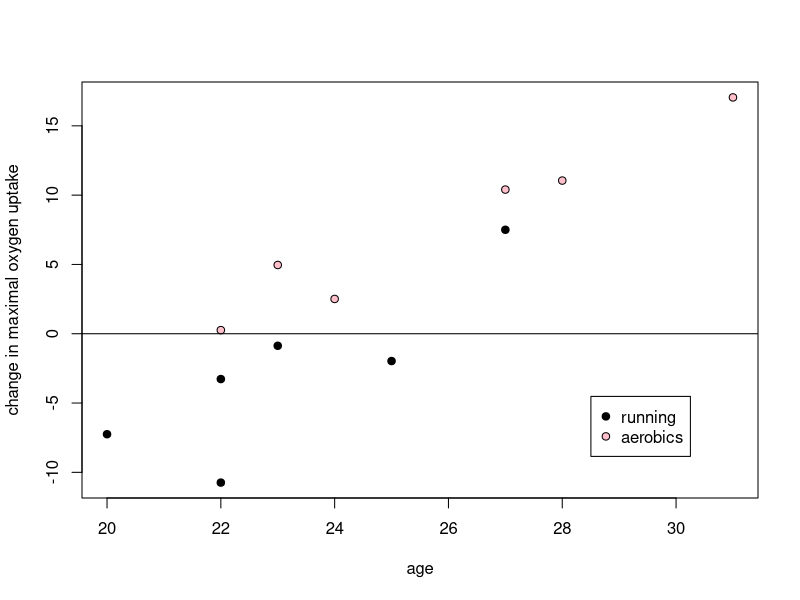
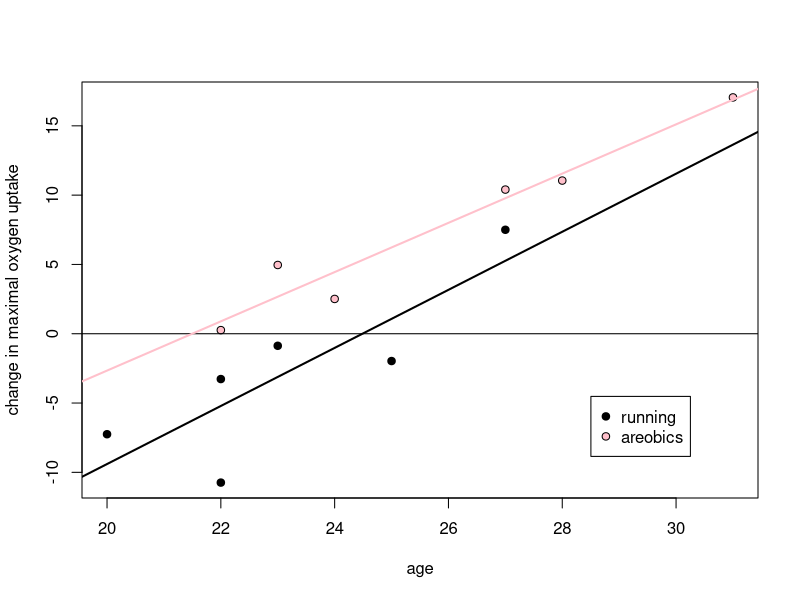
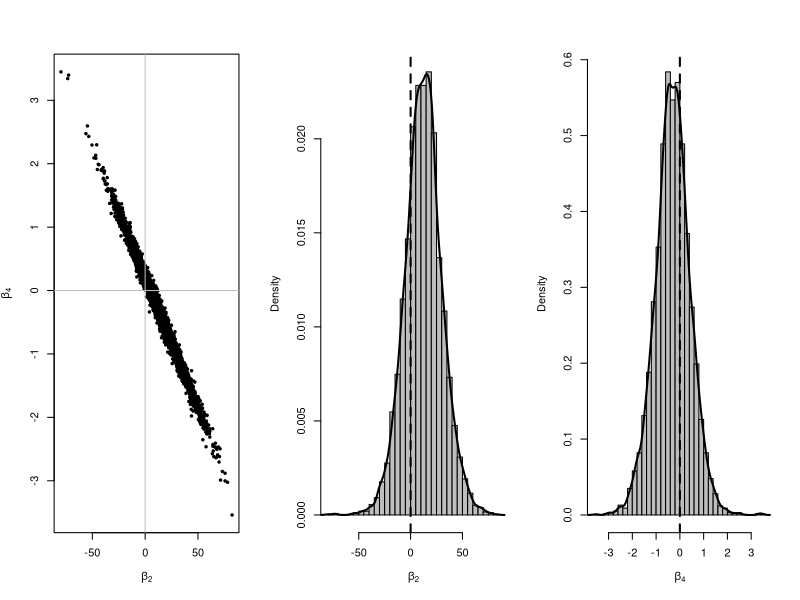
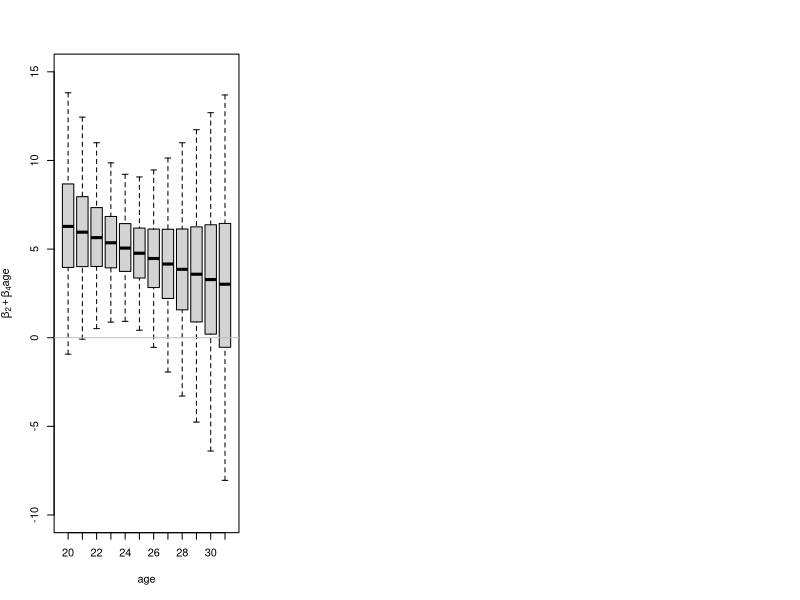
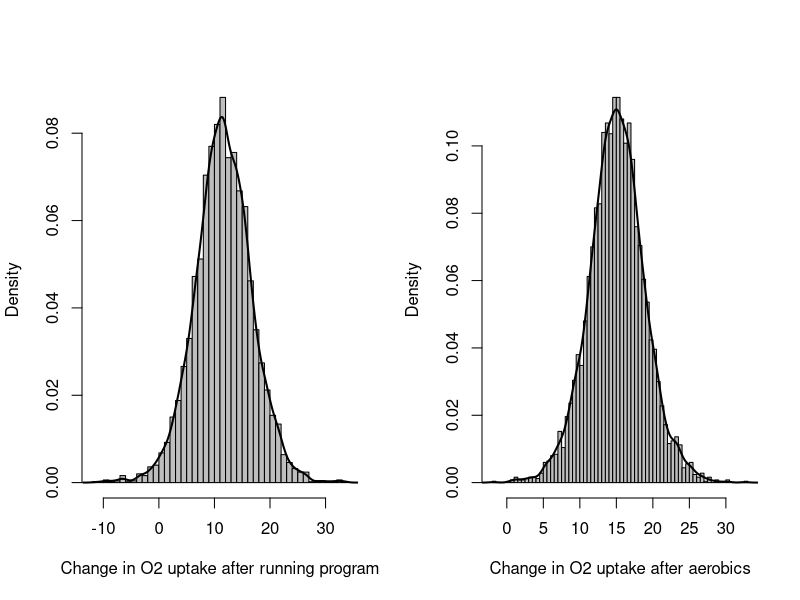

R code for these plots, in order:
## ---- chunk 1
rm(list=ls());  library(mvtnorm);  set.seed(20210525);
knitr::opts_chunk$set(fig.align = 'center', message = FALSE)
## ---- chunk 2
program <- c( 0, 0, 0, 0, 0, 0, 1, 1, 1, 1, 1, 1)
age     <- c(23,22,22,25,27,20,31,23,27,28,22,24)
y       <- c( -0.87,-10.74, -3.27, -1.97,  7.50, -7.25, 
              17.05,  4.96, 10.40, 11.05,  0.26,  2.51)
## ---- chunk 3
plot(y ~ age, pch=19+2*program, bg=c("black","pink")[program+1],
  xlab="age", ylab="change in maximal oxygen uptake")
legend("bottomright", inset=.10, pt.bg=c("black","pink"),
   pch=c(19,21), legend=c("running", "aerobics"))
abline(h=0)
## ---- chunk 4
# OLS estimation
n <- length(y)
X <- cbind(rep(1,n), program, age, program*age) 
p <- dim(X)[2]

rownames(X) <- 1:n
colnames(X) <- paste("x", 1:p, sep="")
head(X,3)
## ---- chunk 5
(beta.hat.ols <- as.vector(solve( t(X) %*% X ) %*% t(X) %*% y))
## ---- chunk 6
# using the lm function
lm(y~program + age + program:age)$coeff
## ---- chunk 7
plot(y ~ age, pch=19+2*program, bg=c("black","pink")[program+1],
  xlab="age", ylab="change in maximal oxygen uptake")
legend("bottomright", inset=.10, pt.bg=c("black","pink"),
   pch=c(19,21), legend=c("running", "areobics"))
b <- beta.hat.ols;  abline(b[1], b[3], lwd=2)
abline(h=0)
abline(b[1]+b[2], b[3]+b[4], lwd=2, col="pink");  rm(b);
## ---- chunk 8
(sigma2.hat <- sum( (y - X %*% beta.hat.ols)^2 ) / (n-p))
## ---- chunk 9
# Standard errors of beta.hat terms
SE <- as.vector(sqrt(diag(sigma2.hat * solve(t(X) %*% X))))
beta.hat.ols / SE
## ---- chunk 10
S <- 5000
g <- n;  nu.0 <- 1;  sigma2.0 <- sigma2.hat;

H.g   <- g/(g+1) * X %*% solve( t(X) %*% X ) %*% t(X) 
SSR.g <- t(y) %*% ( diag(n) - H.g ) %*% y 

sigma2.sim <- 1 / rgamma(S, (nu.0+n)/2, 
             (nu.0*sigma2.0 + SSR.g)/2) 
V.beta     <- g/(g+1) * solve( t(X) %*% X ) 
m.beta     <- as.vector( V.beta %*% t(X) %*% y )
beta.sim   <- matrix(NA, S, p)

for(s in 1:S){ 
 beta.sim[s,] <- rmvnorm(1, mean=m.beta, 
       sigma=V.beta*sigma2.sim[s])[1,] }
## ---- chunk 11
round(g/(g+1) * beta.hat.ols, 2)
## ---- chunk 12
# Reproduce Figure 9.3 on page 160 of Hoff (2009)
par(mfrow=c(1,3))

plot(beta.sim[,c(2,4)], xlab=expression(beta[2]), ylab=expression(beta[4]), cex=.5, pch=19) 
abline(h=0, col="gray");  abline(v=0, col="gray");
hist(beta.sim[,2], freq=F, right=F, col="gray", breaks=40,
  xlab=expression(beta[2]), main="");  
lines(density(beta.sim[,2]), lwd=2);  abline(v=0, lty=2, lwd=2)
hist(beta.sim[,4], freq=F, right=F, col="gray", breaks=40,
  xlab=expression(beta[4]), main="");
lines(density(beta.sim[,4]), lwd=2);  abline(v=0, lty=2, lwd=2)
## ---- chunk 13
cor(beta.sim)[2,4]
## ---- chunk 14
# Compute posterior distributions of beta2 + beta4*x for x-values over the range of ages in the study

# range(age) # 30 to 31
xvals       <- 20:31
Effect.post <- beta.sim[,c(2,4)] %*% rbind(rep(1,length(xvals)),xvals)
probs       <- c(.025, .25, .5, .75, .975) 

Effect.quants           <- apply(Effect.post, 2, quantile, prob=probs)
colnames(Effect.quants) <- xvals

boxplot(Effect.quants, ylim=c(-10, 15), 
  xlab="age", ylab=expression(beta[2]+beta[4]*"age"))
abline(h=0, col="gray")
## ---- chunk 15
# Here we use a version of the 'unit information prior' idea

beta.0  <- beta.hat.ols;  
Sigma.0 <- n * sigma2.hat * solve(t(X) %*% X)
nu.0    <- 1;  sigma2.0 <- sigma2.hat;
S       <- 5000

Sigma0.Inv   <- solve(Sigma.0) # Invert once, not every time 
beta.chain   <- matrix(NA, S, p)
sigma2.chain <- rep(NA, S)


# Starting values
beta <- beta.0;  sigma2 <- sigma2.0;
for(s in 1:S)
{
 ###
 # Update beta first 
 ###
 V.beta <- solve( Sigma0.Inv + t(X) %*% X / sigma2 )
 m.beta <- V.beta %*% (Sigma0.Inv %*% beta.0 + t(X) %*% y / sigma2)
 beta <- rmvnorm(1, mean=m.beta, sigma=V.beta)[1,]
 ###
 # Now update sigma2
 ###
 SSR <- sum( (y - X%*%beta)^2 ) 
 sigma2 <- 1 / rgamma(1, (nu.0 + n)/2, (nu.0*sigma2.0 + SSR)/2)
 ### 
 # Now save updated values
 ###
 beta.chain[s,] <- beta;  sigma2.chain[s] <- sigma2
}
## ---- chunk 16
apply(beta.chain, 2, mean)  # beta.hat = E[beta|y]  
beta.hat.ols                # compare with ols estimate
## ---- chunk 17
apply(beta.chain, 2, sd)  # posterior standard deviation
SE                        # compare with standard error of ols
## ---- chunk 18
mean(sigma2.chain);  sigma2.hat
## ---- chunk 19
# Consider two 30-year-old men, one undertakes a running program and 
# the other undertakes a step aerobics program

x.run <- c(1, 0, 30, 0)
x.step <- c(1, 1, 30, 30)
ytilde.run <- rnorm(S, mean=as.vector(beta.chain %*% x.run), 
  sd=sqrt(sigma2.chain))
ytilde.step <- rnorm(S, mean=as.vector(beta.chain %*% x.step), 
  sd=sqrt(sigma2.chain))
## ---- chunk 20
par(mfrow=c(1,2))
hist(ytilde.run, freq=F, right=F, breaks=50, col="gray", 
  xlab="Change in O2 uptake after running program", main="")
lines(density(ytilde.run), lwd=2)
hist(ytilde.step, freq=F, right=F, breaks=50, col="gray",
  xlab="Change in O2 uptake after aerobics", main="")
lines(density(ytilde.step), lwd=2)
## ---- chunk 21
mean(ytilde.step > ytilde.run)
